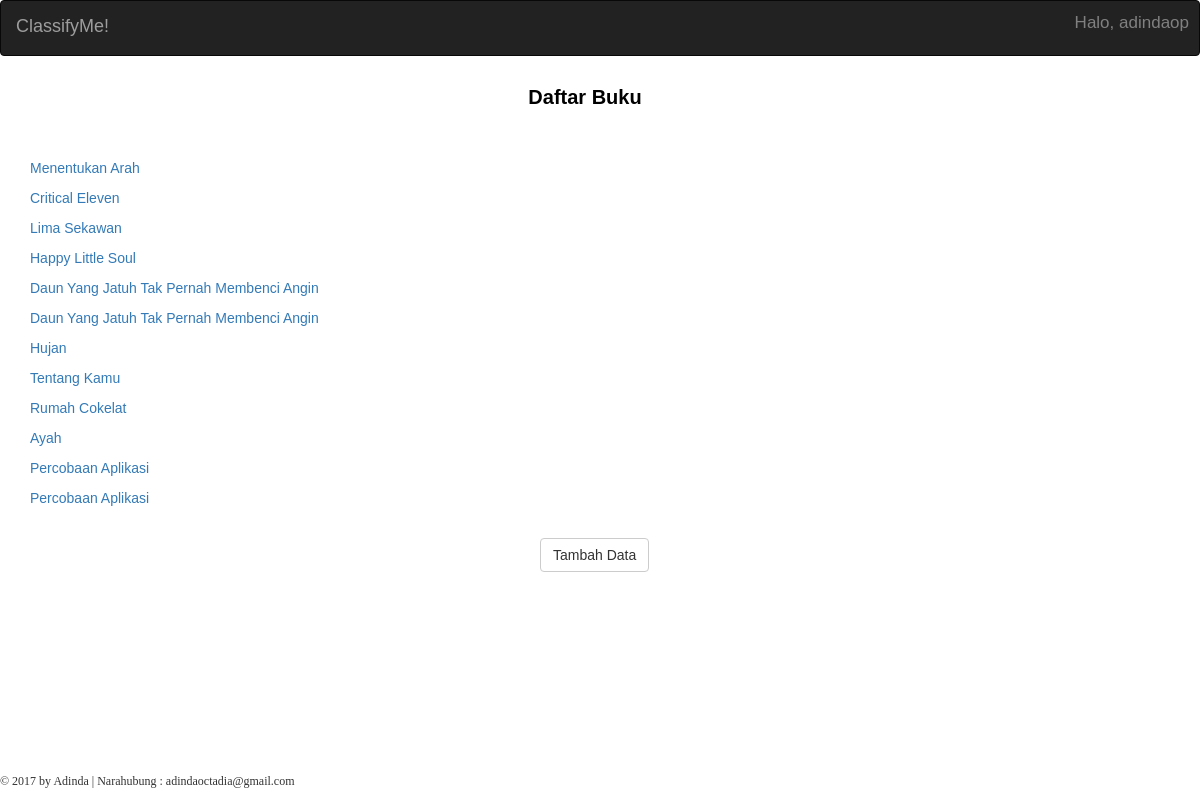
Page /classifyme/input/data/ (signed in) on the committed database.
### classifyme/models.py (models this page shows, shortened)
class Buku(models.Model):
    penulis = models.CharField(max_length=20)
    judul = models.CharField(max_length=100)
    penerbit = models.CharField(max_length=30)
    tahun_terbit = models.CharField(max_length=4)
    ulasan_positif = models.FileField(blank=True, null=True, upload_to='files/%Y/%m/%d/')
    ulasan_negatif = models.FileField(blank=True, null=True, upload_to='files/%Y/%m/%d/')
    ulasan_testing = models.FileField(blank=True, null=True, upload_to='files/%Y/%m/%d/')
    priors_pos = models.FloatField(blank=True, null=True)
    priors_neg = models.FloatField(blank=True, null=True)
    hasil_pos = models.FloatField(blank=True, null=True)
    hasil_neg = models.FloatField(blank=True, null=True)
    hasil_klasifikasi = models.CharField(max_length=10, blank=True, null=True)

### classifyme/views.py (the view)
# urls.py: url(r'^classifyme/input/data/$', views.data, name='data'),
def data(request):
    context = {}
    buku_query = Buku.objects.all()
    context['buku'] = buku_query
    return render(request, 'classifyme/data.html', context)

### templates/classifyme/data.html
{% extends 'classifyme/base.html' %}
{% block content %}
<div class="content container">
  <div class="row">
    <div class="col-md-12">
          <h4><strong>Daftar Buku</strong></h4>
          <br>
          <br>
          {% for q in buku %}
            <p><a href="{% url 'classifyme:textmining' q.id%}">{{q.judul}}</a></p>
          {% endfor %}
          <br>
          <div class="button2">
          {% if user.is_authenticated %}
            <a href="{% url 'classifyme:input' %}" class="btn btn-default" role="button">Tambah Data</a>
          {% endif %}
          <br>
          <br>
          <br>
        </div>
    </div>
  </div>
</div>
{% endblock %}

### templates/classifyme/base.html (shortened to what this page needs)
{% load staticfiles %}
<html>
  <head>
    <link rel="stylesheet" href="https://maxcdn.bootstrapcdn.com/bootstrap/3.3.7/css/bootstrap.min.css">
    <link rel="stylesheet" href="https://maxcdn.bootstrapcdn.com/bootstrap/3.3.7/css/bootstrap.min.css">
    <link rel="stylesheet" href="{% static 'classifyme.css' %}">
  </head>
  <body>
    <nav class="navbar navbar-inverse">
      <div class="container-fluid">
        <div class="navbar-header">
          <a class="navbar-brand" href="#">ClassifyMe!</a>
        </div>
        {% if user.is_authenticated %}
        <ul class="nav navbar-nav navbar-right" id="demo">
          <p style="font-size: 17px; padding: 10px">Halo, {{request.user.username}}</p>
        </ul>
        {% endif %}
      </div>
    </nav>
    {% block content %}
    {% endblock %}
    <div class="footer">
        <p>&copy; 2017 by Adinda | Narahubung : adindaoctadia@gmail.com</p>
    </div>
  </body>
</html>

### static/classifyme.css (style rules this page uses)
body { font-family: 'Arial'; margin: 0; width: 100%; height: 100%; }
.navbar { color: grey; font-size: 15px; text-decoration: none; }
.row { display: table; width: 100%; }
h4 { font-size: 20px; text-align: center; color: black; }
.button2 { margin-left: 510px; }
.footer { position: fixed; bottom: 0; font-family: 'Century Gothic'; font-size: 12px; margin-top: 30px; }

### rows in the picture
Buku: judul "Menentukan Arah"
Buku: judul "Critical Eleven"
Buku: judul "Lima Sekawan"
Buku: judul "Happy Little Soul"
Buku: judul "Daun Yang Jatuh Tak Pernah Membenci Angin"
Buku: judul "Daun Yang Jatuh Tak Pernah Membenci Angin"
Buku: judul "Hujan"
Buku: judul "Tentang Kamu"
Buku: judul "Rumah Cokelat"
Buku: judul "Ayah"
Buku: judul "Percobaan Aplikasi"
Buku: judul "Percobaan Aplikasi"

### other values in the picture
{{ request.user.username }} "adindaop"
